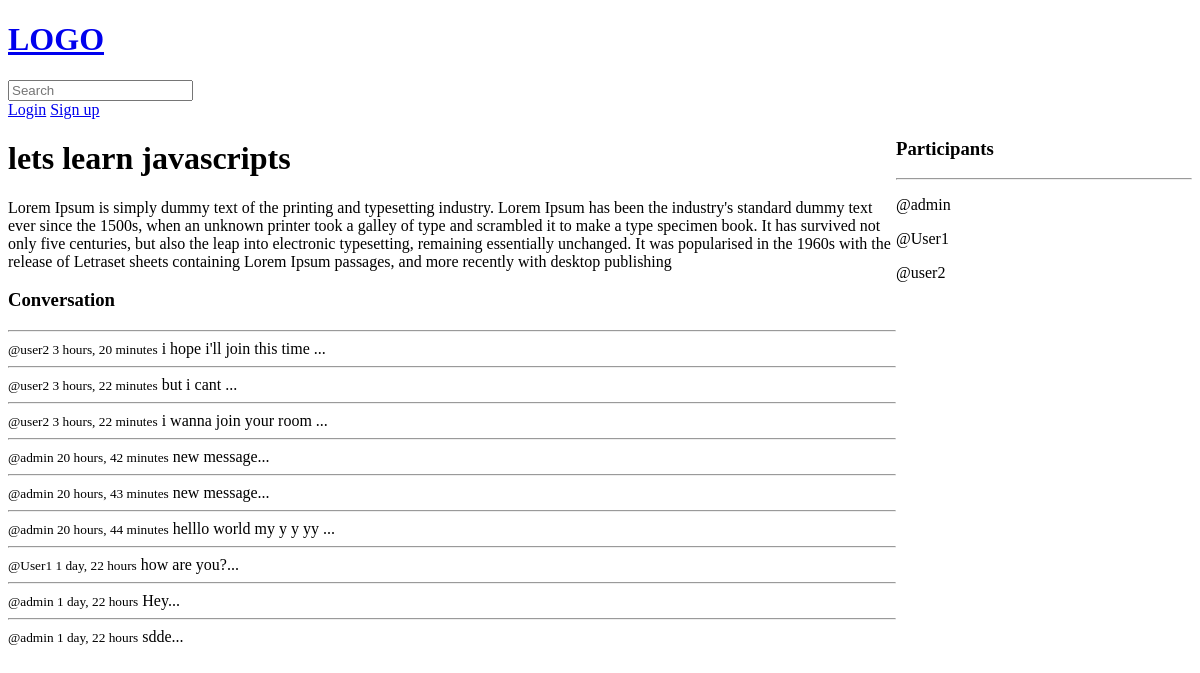
The app's page /room/1/, older data.
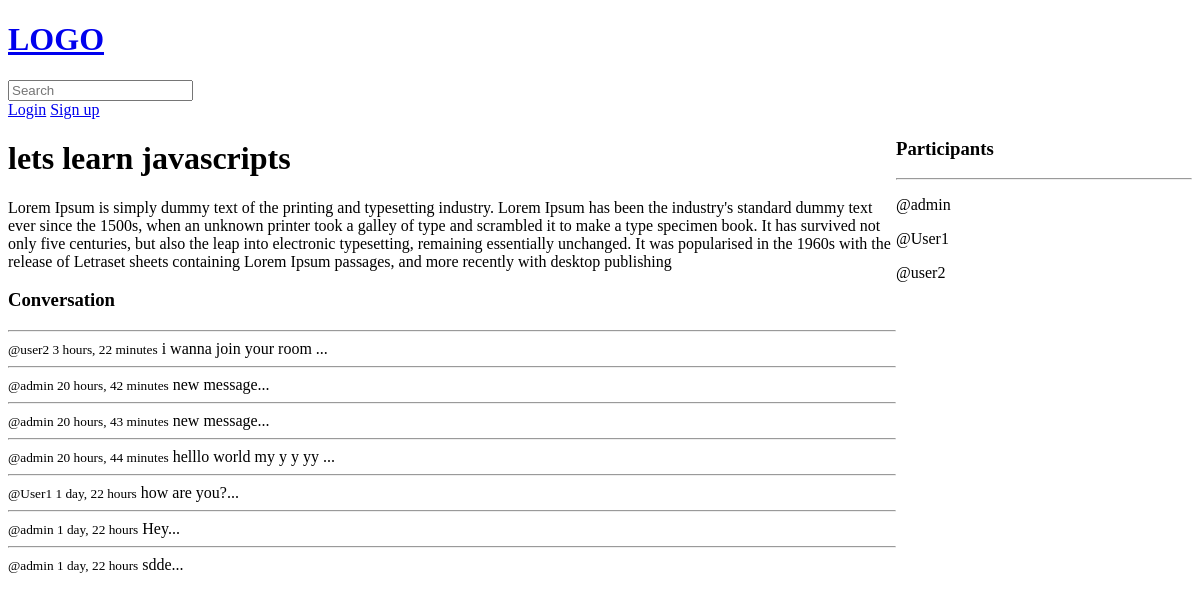
The same page, newer data.
### base/models.py (models this page shows)
class Message(models.Model):
    user = models.ForeignKey(User,on_delete=models.CASCADE)
    room = models.ForeignKey(Room,on_delete=models.CASCADE)
    body = models.TextField()
    updated = models.DateTimeField(auto_now=True)
    created = models.DateTimeField(auto_now_add=True)
    def __str__(self):
        return self.body[:50] + '...'
    class Meta:
        ordering = ['-updated','-created']

### base/views.py (the view, shortened to what this page needs)
# urls.py: path('room/<str:pk>/',room, name='room'),
def room(request,pk):
    room = Room.objects.get(id=pk)
    messages = room.message_set.all().order_by('-created')
    participants = room.participants.all()
    context = {
        'room':room,
        'messages':messages,
        'participants':participants,
    }
    return render(request,'room.html',context)

### base/templates/base/room.html (shortened to what this page needs)
{% extends 'main.html' %}
{% block content%}
<div class="room-container">
    <div>
<h1>{{ room.name }}</h1>
<p>{{room.description}}</p>
<div class="comment-wrapper">
    <h3>Conversation</h3>
    {% for message in messages %}
    <hr>
           <div>
               <small> @{{message.user}} {{message.created|timesince}}</small>
               {{message}} <br>
           </div>
    {% endfor %}
</div>
<br><br>
    </div>
    <div>
        <h3>Participants</h3>
        <hr>
        {% for user in participants %}
                <p>@{{user.username}}</p>
        {% endfor %}
    </div>
</div>
{% endblock %}

Row changes from the older to the newer data that the page shows:
removed Message: user "user2", created "3 hours, 20 minutes", body "i hope i'll join this time ..."
removed Message: user "user2", created "3 hours, 22 minutes", body "but i cant ..."
